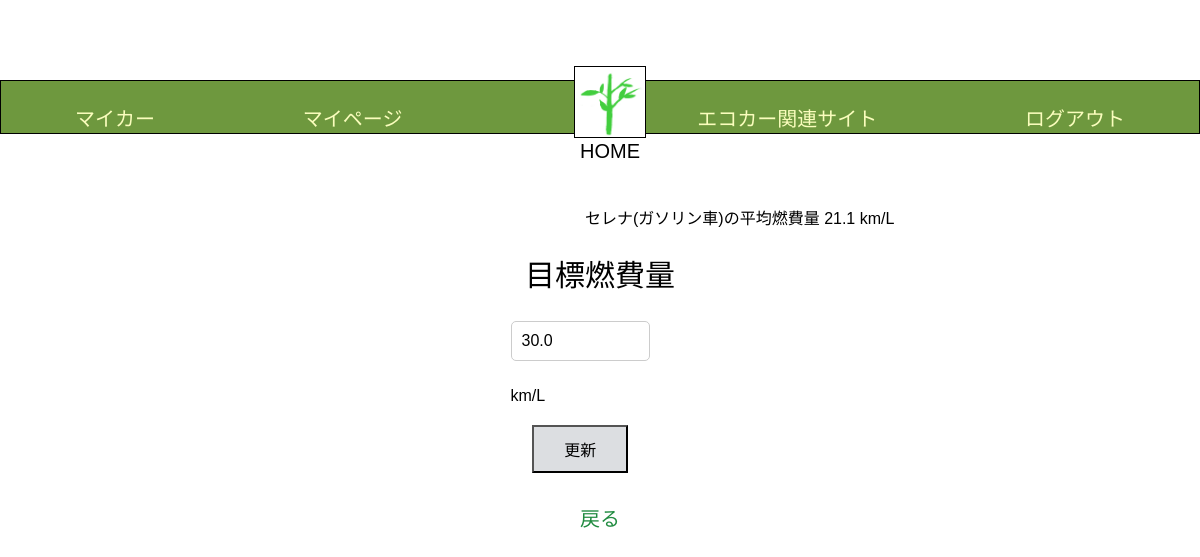
The app's page /Edrive/target_fuelefficiency/4 (signed in) with its own data.
### Edrive/models.py (models this page shows, shortened)
class BaseModel(models.Model):
    created_at = models.DateTimeField(auto_now_add=True)
    updated_at = models.DateTimeField(auto_now=True)
    class Meta:
        abstract = True

class MyCar(BaseModel):
    name = models.CharField(max_length=1000, default='default_name')
    user = models.ForeignKey(User, related_name='mycars', on_delete=models.CASCADE)
    car_model = models.ForeignKey(CarModel, on_delete=models.CASCADE,null=True)
    purchase_on = models.DateField(null=True)
    next_oil_change_on = models.DateField(null=True)
    next_inspection_on = models.DateField(null=True)
    target_fuel_efficiency = models.FloatField(null=True, blank=True)
    class Meta:
        db_table = 'my_cars'

class CarModel(BaseModel):
    CarModel_CHOICES = [
        ('AQUA', 'アクア'),
        ('ROOMY','ルーミー'),
        ('ALPHARD','アルファード'),
        ('RAIZE', 'ライズ'),
        ('N-BOX','エヌボックス'),
        ('FREED','フリード'),
        ('VEZEL', 'ヴェゼル'),
        ('CANBUS', 'ムーヴキャンバス'),
        ('Tanto','タント'),
        ('Rocky', 'ロッキー'),
        ('NOTE', 'ノート'),
        ('SERENA','セレナ'),
        ('DAYZ','デイズ'),
        ('X-TRAIL', 'エクストレイル'),
    ]
    EngineType_CHOICES = [
        ('gasoline', 'ガソリン'),
        ('hybrid', 'ハイブリッド'),
        ('other', 'その他'),
    ]
    Color_CHOICES = [
        ('red', 'レッド'),
        ('blue','ブルー'),
        ('white','ホワイト'),
        ('yellow', 'イエロー'),
        ('pink', 'ピンク'),
        ('green', 'グリーン'),
        ('black', 'ブラック'),
        ('purple', 'パープル'),
        ('grey', 'グレー'),
        ('brown', 'ブラウン'),
    ]
    name = models.CharField(max_length=1000, default='default_name')
    manufacturer = models.ForeignKey(Manufacturer, on_delete=models.CASCADE, null=True)
    car_model_name = models.CharField(max_length=120, choices=CarModel_CHOICES)
    engine_type = models.CharField(max_length=50, choices=EngineType_CHOICES)
    color = models.CharField(max_length=150, choices=Color_CHOICES)
    average_fuel_efficiency = models.FloatField(null=True, blank=True)
    car_group = models.CharField(max_length=200, null=True, default=None)
    class Meta:
        db_table = 'car_models'

### Edrive/views.py (the view, shortened to what this page needs)
# urls.py: path('target_fuelefficiency/<int:pk>',TargetFuelView.as_view(), name = 'target_fuelefficiency'),
class TargetFuelView(LoginRequiredMixin, UpdateView):
    model = MyCar
    template_name = 'target_fuelefficiency.html'
    form_class = TargetFuelForm
    def get(self, request, *args, **kwargs):
        user_id = request.user.id
        my_car = MyCar.objects.filter(user=request.user).first()
        if my_car:
            average_fuel_efficiency = my_car.car_model.average_fuel_efficiency
            form = TargetFuelForm(instance=my_car)
        else:
            average_fuel_efficiency = None
            form = TargetFuelForm()
        context = {
            'average_fuel_efficiency': average_fuel_efficiency,
            'form':form,
            'my_car': my_car,
        }
        return render(request, self.template_name, context)

### Edrive/forms.py
class TargetFuelForm(forms.ModelForm):
    target_fuel_efficiency = forms.FloatField(label = '')
    class Meta:
        model = MyCar
        fields = ['target_fuel_efficiency']
        labels = {
            'target_fuel_efficiency':'目標燃費量(km/L)',
        }
        widgets = {
            'target_fuel_efficiency': forms.NumberInput(attrs={'step': '0.1'}),
        }

### templates/target_fuelefficiency.html (shortened to what this page needs)
{% load static %}
<!DOCTYPE html>
<html lang="ja">
   <head>
      <link rel="stylesheet" href="{% static 'css/style.css' %}">
   </head>
   <body>
       <header class="header-container">
      <nav class="navbar navbar-expand-lg navbar-light bg-light">
        <a class="navbar-brand" href="{% url 'Edrive:my_car' user.pk %}">マイカー</a>
        <a class="navbar-brand" href="{% url 'Edrive:mypage' user.pk %}">マイページ</a>
        <div class="logo">
        <a href="{% url 'Edrive:home' %}" class="home-link">
             <img src = "{% get_media_prefix %}shinryoku.png"  alt = "ホーム">
             <p>HOME</p>
        </a>
        </div>
        <a class="navbar-brand" href="{% url 'Edrive:eco_car_site' %}">エコカー関連サイト</a>
        <a class="navbar-brand" href="{% url 'Edrive:logout' %}">ログアウト</a>
      </nav>
      </header>
   <div class="target">
   {% if my_car %}
   <h4>{{ my_car.car_model.car_model_name }}の平均燃費量 {{ my_car.car_model.average_fuel_efficiency }} km/L</h4>
   {% endif %}
<label for="target_fuel_efficiency">目標燃費量</label>
   <nav>
        <form method="POST">
           {{ form.as_p }}km/L
   <button type="submit">更新</button>
        </form>
        <a class="navbar-brand" href="{% url 'Edrive:home' %}">戻る</a>
   </nav>
   </div>
   </body>
</html>

### static/css/style.css (style rules this page uses)
body { font-family: Arial, sans-serif; margin: 0; padding: 0; }
.header-container { text-align: center; background-color: #6e983e; padding: 1px 0; margin-top: 80px; position: relative; border:1px solid black; height:auto; }
.header-container a.navbar-brand { color: #fafdbd; text-decoration: none; font-weight: 400; padding: 0.5px; justify-content: space-around; }
.logo img { width:70px; height: 70px; border: 1px solid black; }
.navbar-brand { font-size: 20px; color: #fafdbd; display: flex; margin: 0; }
.navbar { display: flex; justify-content: space-around; align-items: center; padding: 0; margin: 10px 0 0 0; }
.logo .home-link { display: flex; flex-direction: column; align-items: center; position: absolute; text-decoration: none; margin: 0 10px; top: -15px; left: 50%; transform: translateX(-50%); width: 80px; height: 80px; }
.logo p { margin: 2px 0 100px 0; font-size: 20px; color: #000000; font-weight:400; }
.navbar-brand { display: flex; text-align: center; margin-top: 10px; }
.target { display: flex; flex-direction: column; align-items: center; margin-top: 50px; }
.target h4 { display: flex; flex-wrap: wrap; text-align: right; margin-left: 350px; margin-right: 20px; width:30%; box-sizing: border-box; font-weight:300; }
.target form { width: 50%; margin-bottom: 20px; text-align: left; margin-left: 50px; }
.target label { font-size: 30px; margin-bottom: 10px; text-align: left; display: block; }
.target form input[type="text"], .target form input[type="password"], .target form input[type="email"], .target form input[type="date"], .target form input[type="datetime-local"], .target form input[type="number"], .target form select, .target form textarea { width: 100%; padding: 10px; font-size: 16px; border: 1px solid #ccc; border-radius: 5px; box-sizing: border-box; margin-bottom: 10px; }
.target form button[type="submit"] { padding: 10px 30px; background-color: #dcdee1; color: black; cursor: pointer; font-size: 16px; text-align: center; margin: 20px auto; display: block; }
.target .navbar-brand { padding: 10px 20px; color: #208b40; font-size: 20px; text-align: center; text-decoration: none; margin: 10px auto; display: block; }

### records on screen
MyCar: car_model.car_model_name "セレナ(ガソリン車)", car_model.average_fuel_efficiency "21.1", target_fuel_efficiency "30.0"
